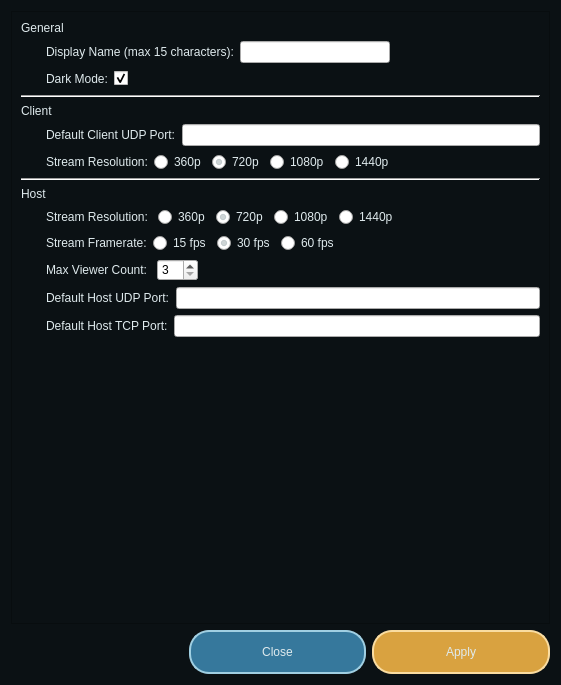
<?xml version="1.0" encoding="UTF-8"?>
<ui version="4.0">
 <class>SettingsWindow</class>
 <widget class="QDialog" name="SettingsWindow">
  <property name="geometry">
   <rect>
    <x>0</x>
    <y>0</y>
    <width>561</width>
    <height>685</height>
   </rect>
  </property>
  <property name="windowTitle">
   <string>Dialog</string>
  </property>
  <property name="styleSheet">
   <string notr="true">QPushButton {
	background-color: rgb(54, 120, 156);
	color: rgb(223, 234, 237);
	border: 2px solid rgb(160, 207, 226);
	min-height: 40px;
	min-width: 40px;
	border-radius: 20px;
}
QPushButton:pressed {
	background-color: rgba(173, 213, 255, 80);
}
QPushButton#applyButton {
	background-color: rgb(217, 162, 64);
	border: 2px solid rgb(249, 220, 161);
}
QPushButton#applyButton:pressed {
	background-color: rgba(217, 162, 64, 80);
	border: 2px solid rgb(249, 220, 161);
}

QLabel {
	color: rgb(223, 234, 237);
}
QLabel[sectionHeader=true] {
	font-size: 30px;
}

QRadioButton {
	color:  rgb(223, 234, 237);
}

Line {
	border: 2px solid rgb(160, 207, 226);
	background-color: rgb(160, 207, 226);
	color:  rgb(223, 234, 237);
	fill:  rgb(223, 234, 237);
}


QDialog#SettingsWindow {
	background-color: rgb(11, 17, 20);
}

QScrollArea {
	background-color: rgb(11, 17, 20);
}
QWidget#scrollAreaWidgetContents {
	background-color: rgb(11, 17, 20);
}</string>
  </property>
  <layout class="QVBoxLayout" name="verticalLayout" stretch="5,1">
   <item>
    <widget class="QScrollArea" name="scrollArea">
     <property name="verticalScrollBarPolicy">
      <enum>Qt::ScrollBarPolicy::ScrollBarAlwaysOff</enum>
     </property>
     <property name="horizontalScrollBarPolicy">
      <enum>Qt::ScrollBarPolicy::ScrollBarAlwaysOff</enum>
     </property>
     <property name="widgetResizable">
      <bool>true</bool>
     </property>
     <widget class="QWidget" name="scrollAreaWidgetContents">
      <property name="geometry">
       <rect>
        <x>0</x>
        <y>0</y>
        <width>535</width>
        <height>541</height>
       </rect>
      </property>
      <layout class="QGridLayout" name="gridLayout">
       <item row="0" column="0">
        <widget class="QLabel" name="generalSectionLabel">
         <property name="sizePolicy">
          <sizepolicy hsizetype="Preferred" vsizetype="Maximum">
           <horstretch>0</horstretch>
           <verstretch>0</verstretch>
          </sizepolicy>
         </property>
         <property name="text">
          <string>General</string>
         </property>
         <property name="sectionHeader" stdset="0">
          <bool>true</bool>
         </property>
        </widget>
       </item>
       <item row="11" column="0">
        <layout class="QHBoxLayout" name="horizontalLayout_16" stretch="1,20">
         <item>
          <spacer name="horizontalSpacer_9">
           <property name="orientation">
            <enum>Qt::Orientation::Horizontal</enum>
           </property>
           <property name="sizeHint" stdset="0">
            <size>
             <width>40</width>
             <height>20</height>
            </size>
           </property>
          </spacer>
         </item>
         <item>
          <layout class="QVBoxLayout" name="verticalLayout_2">
           <item>
            <layout class="QHBoxLayout" name="horizontalLayout_2">
             <item>
              <widget class="QLabel" name="defaultClientUdpPortLabel">
               <property name="text">
                <string>Default Client UDP Port:</string>
               </property>
              </widget>
             </item>
             <item>
              <widget class="QLineEdit" name="defaultClientUdpPortLineEdit"/>
             </item>
            </layout>
           </item>
           <item>
            <layout class="QHBoxLayout" name="horizontalLayout_7">
             <item>
              <widget class="QLabel" name="clientStreamResolutionLabel">
               <property name="text">
                <string>Stream Resolution:</string>
               </property>
              </widget>
             </item>
             <item>
              <widget class="QRadioButton" name="clientStreamResolutionRadio1">
               <property name="text">
                <string>360p</string>
               </property>
               <attribute name="buttonGroup">
                <string notr="true">clientStreamResolutionButtonGroup</string>
               </attribute>
              </widget>
             </item>
             <item>
              <widget class="QRadioButton" name="clientStreamResolutionRadio2">
               <property name="text">
                <string>720p</string>
               </property>
               <property name="checked">
                <bool>true</bool>
               </property>
               <attribute name="buttonGroup">
                <string notr="true">clientStreamResolutionButtonGroup</string>
               </attribute>
              </widget>
             </item>
             <item>
              <widget class="QRadioButton" name="clientStreamResolutionRadio3">
               <property name="text">
                <string>1080p</string>
               </property>
               <attribute name="buttonGroup">
                <string notr="true">clientStreamResolutionButtonGroup</string>
               </attribute>
              </widget>
             </item>
             <item>
              <widget class="QRadioButton" name="clientStreamResolutionRadio4">
               <property name="text">
                <string>1440p</string>
               </property>
               <attribute name="buttonGroup">
                <string notr="true">clientStreamResolutionButtonGroup</string>
               </attribute>
              </widget>
             </item>
             <item>
              <spacer name="horizontalSpacer_4">
               <property name="orientation">
                <enum>Qt::Orientation::Horizontal</enum>
               </property>
               <property name="sizeHint" stdset="0">
                <size>
                 <width>40</width>
                 <height>20</height>
                </size>
               </property>
              </spacer>
             </item>
            </layout>
           </item>
          </layout>
         </item>
        </layout>
       </item>
       <item row="8" column="0">
        <widget class="Line" name="line_2">
         <property name="autoFillBackground">
          <bool>false</bool>
         </property>
         <property name="orientation">
          <enum>Qt::Orientation::Horizontal</enum>
         </property>
        </widget>
       </item>
       <item row="14" column="0">
        <widget class="QLabel" name="hostSectionLabel">
         <property name="sizePolicy">
          <sizepolicy hsizetype="Preferred" vsizetype="Maximum">
           <horstretch>0</horstretch>
           <verstretch>0</verstretch>
          </sizepolicy>
         </property>
         <property name="text">
          <string>Host</string>
         </property>
         <property name="sectionHeader" stdset="0">
          <bool>true</bool>
         </property>
        </widget>
       </item>
       <item row="9" column="0">
        <widget class="QLabel" name="clientSectionLabel">
         <property name="sizePolicy">
          <sizepolicy hsizetype="Preferred" vsizetype="Maximum">
           <horstretch>0</horstretch>
           <verstretch>0</verstretch>
          </sizepolicy>
         </property>
         <property name="text">
          <string>Client</string>
         </property>
         <property name="sectionHeader" stdset="0">
          <bool>true</bool>
         </property>
        </widget>
       </item>
       <item row="13" column="0">
        <widget class="Line" name="line">
         <property name="orientation">
          <enum>Qt::Orientation::Horizontal</enum>
         </property>
        </widget>
       </item>
       <item row="15" column="0">
        <layout class="QHBoxLayout" name="horizontalLayout_17" stretch="1,20">
         <item>
          <spacer name="horizontalSpacer_10">
           <property name="orientation">
            <enum>Qt::Orientation::Horizontal</enum>
           </property>
           <property name="sizeHint" stdset="0">
            <size>
             <width>40</width>
             <height>20</height>
            </size>
           </property>
          </spacer>
         </item>
         <item>
          <layout class="QVBoxLayout" name="verticalLayout_9">
           <item>
            <layout class="QHBoxLayout" name="horizontalLayout_8">
             <item>
              <widget class="QLabel" name="hostStreamResolutionLabel">
               <property name="text">
                <string>Stream Resolution: </string>
               </property>
              </widget>
             </item>
             <item>
              <widget class="QRadioButton" name="hostStreamResolutionRadio1">
               <property name="text">
                <string>360p</string>
               </property>
               <attribute name="buttonGroup">
                <string notr="true">hostStreamResolutionButtonGroup</string>
               </attribute>
              </widget>
             </item>
             <item>
              <widget class="QRadioButton" name="hostStreamResolutionRadio2">
               <property name="text">
                <string>720p</string>
               </property>
               <property name="checked">
                <bool>true</bool>
               </property>
               <attribute name="buttonGroup">
                <string notr="true">hostStreamResolutionButtonGroup</string>
               </attribute>
              </widget>
             </item>
             <item>
              <widget class="QRadioButton" name="hostStreamResolutionRadio3">
               <property name="text">
                <string>1080p</string>
               </property>
               <attribute name="buttonGroup">
                <string notr="true">hostStreamResolutionButtonGroup</string>
               </attribute>
              </widget>
             </item>
             <item>
              <widget class="QRadioButton" name="hostStreamResolutionRadio4">
               <property name="text">
                <string>1440p</string>
               </property>
               <attribute name="buttonGroup">
                <string notr="true">hostStreamResolutionButtonGroup</string>
               </attribute>
              </widget>
             </item>
             <item>
              <spacer name="horizontalSpacer_5">
               <property name="orientation">
                <enum>Qt::Orientation::Horizontal</enum>
               </property>
               <property name="sizeHint" stdset="0">
                <size>
                 <width>40</width>
                 <height>20</height>
                </size>
               </property>
              </spacer>
             </item>
            </layout>
           </item>
           <item>
            <layout class="QHBoxLayout" name="horizontalLayout_10">
             <item>
              <widget class="QLabel" name="streamFramerateLabel">
               <property name="text">
                <string>Stream Framerate:</string>
               </property>
              </widget>
             </item>
             <item>
              <widget class="QRadioButton" name="streamFramerateRadio1">
               <property name="text">
                <string>15 fps</string>
               </property>
               <attribute name="buttonGroup">
                <string notr="true">hostStreamFramerateButtonGroup</string>
               </attribute>
              </widget>
             </item>
             <item>
              <widget class="QRadioButton" name="streamFramerateRadio2">
               <property name="text">
                <string>30 fps</string>
               </property>
               <property name="checked">
                <bool>true</bool>
               </property>
               <attribute name="buttonGroup">
                <string notr="true">hostStreamFramerateButtonGroup</string>
               </attribute>
              </widget>
             </item>
             <item>
              <widget class="QRadioButton" name="streamFramerateRadio3">
               <property name="text">
                <string>60 fps</string>
               </property>
               <attribute name="buttonGroup">
                <string notr="true">hostStreamFramerateButtonGroup</string>
               </attribute>
              </widget>
             </item>
             <item>
              <spacer name="horizontalSpacer_6">
               <property name="orientation">
                <enum>Qt::Orientation::Horizontal</enum>
               </property>
               <property name="sizeHint" stdset="0">
                <size>
                 <width>40</width>
                 <height>20</height>
                </size>
               </property>
              </spacer>
             </item>
            </layout>
           </item>
           <item>
            <layout class="QHBoxLayout" name="horizontalLayout_11">
             <item>
              <widget class="QLabel" name="maxViewCountLabel">
               <property name="text">
                <string>Max Viewer Count: </string>
               </property>
              </widget>
             </item>
             <item>
              <widget class="QSpinBox" name="maxViewerCountSpinBox">
               <property name="specialValueText">
                <string>3</string>
               </property>
              </widget>
             </item>
             <item>
              <spacer name="horizontalSpacer_7">
               <property name="orientation">
                <enum>Qt::Orientation::Horizontal</enum>
               </property>
               <property name="sizeHint" stdset="0">
                <size>
                 <width>40</width>
                 <height>20</height>
                </size>
               </property>
              </spacer>
             </item>
            </layout>
           </item>
           <item>
            <layout class="QHBoxLayout" name="horizontalLayout_9">
             <item>
              <widget class="QLabel" name="defaultHostUdpPortLabel">
               <property name="text">
                <string>Default Host UDP Port:</string>
               </property>
              </widget>
             </item>
             <item>
              <widget class="QLineEdit" name="defaultHostUdpPortLineEdit"/>
             </item>
            </layout>
           </item>
           <item>
            <layout class="QHBoxLayout" name="horizontalLayout_12">
             <item>
              <widget class="QLabel" name="label">
               <property name="text">
                <string>Default Host TCP Port:</string>
               </property>
              </widget>
             </item>
             <item>
              <widget class="QLineEdit" name="defaultHostTcpPortLineEdit"/>
             </item>
            </layout>
           </item>
          </layout>
         </item>
        </layout>
       </item>
       <item row="1" column="0">
        <layout class="QHBoxLayout" name="horizontalLayout_15" stretch="1,20">
         <item>
          <spacer name="horizontalSpacer_8">
           <property name="orientation">
            <enum>Qt::Orientation::Horizontal</enum>
           </property>
           <property name="sizeHint" stdset="0">
            <size>
             <width>40</width>
             <height>20</height>
            </size>
           </property>
          </spacer>
         </item>
         <item>
          <layout class="QVBoxLayout" name="verticalLayout_3">
           <item>
            <layout class="QHBoxLayout" name="horizontalLayout_5">
             <item>
              <widget class="QLabel" name="displayNameLabel">
               <property name="text">
                <string>Display Name (max 15 characters):</string>
               </property>
              </widget>
             </item>
             <item>
              <widget class="QLineEdit" name="displayNameLineEdit"/>
             </item>
             <item>
              <spacer name="horizontalSpacer_2">
               <property name="orientation">
                <enum>Qt::Orientation::Horizontal</enum>
               </property>
               <property name="sizeHint" stdset="0">
                <size>
                 <width>40</width>
                 <height>20</height>
                </size>
               </property>
              </spacer>
             </item>
            </layout>
           </item>
           <item>
            <layout class="QHBoxLayout" name="horizontalLayout_6">
             <item>
              <widget class="QLabel" name="darkModeLabel">
               <property name="text">
                <string>Dark Mode:</string>
               </property>
              </widget>
             </item>
             <item>
              <widget class="QCheckBox" name="darkModeCheckBox">
               <property name="text">
                <string/>
               </property>
               <property name="checked">
                <bool>true</bool>
               </property>
              </widget>
             </item>
             <item>
              <spacer name="horizontalSpacer_3">
               <property name="orientation">
                <enum>Qt::Orientation::Horizontal</enum>
               </property>
               <property name="sizeHint" stdset="0">
                <size>
                 <width>40</width>
                 <height>20</height>
                </size>
               </property>
              </spacer>
             </item>
            </layout>
           </item>
          </layout>
         </item>
        </layout>
       </item>
       <item row="16" column="0">
        <spacer name="verticalSpacer">
         <property name="orientation">
          <enum>Qt::Orientation::Vertical</enum>
         </property>
         <property name="sizeHint" stdset="0">
          <size>
           <width>20</width>
           <height>40</height>
          </size>
         </property>
        </spacer>
       </item>
      </layout>
     </widget>
    </widget>
   </item>
   <item>
    <layout class="QHBoxLayout" name="horizontalLayout" stretch="0,0,0">
     <item>
      <spacer name="horizontalSpacer">
       <property name="orientation">
        <enum>Qt::Orientation::Horizontal</enum>
       </property>
       <property name="sizeHint" stdset="0">
        <size>
         <width>40</width>
         <height>20</height>
        </size>
       </property>
      </spacer>
     </item>
     <item>
      <widget class="QPushButton" name="closeButton">
       <property name="sizePolicy">
        <sizepolicy hsizetype="Expanding" vsizetype="Maximum">
         <horstretch>0</horstretch>
         <verstretch>0</verstretch>
        </sizepolicy>
       </property>
       <property name="text">
        <string>Close</string>
       </property>
      </widget>
     </item>
     <item>
      <widget class="QPushButton" name="applyButton">
       <property name="sizePolicy">
        <sizepolicy hsizetype="Expanding" vsizetype="Maximum">
         <horstretch>0</horstretch>
         <verstretch>0</verstretch>
        </sizepolicy>
       </property>
       <property name="text">
        <string>Apply</string>
       </property>
      </widget>
     </item>
    </layout>
   </item>
  </layout>
 </widget>
 <resources/>
 <connections/>
 <buttongroups>
  <buttongroup name="clientStreamResolutionButtonGroup"/>
  <buttongroup name="hostStreamFramerateButtonGroup"/>
  <buttongroup name="hostStreamResolutionButtonGroup"/>
 </buttongroups>
</ui>
